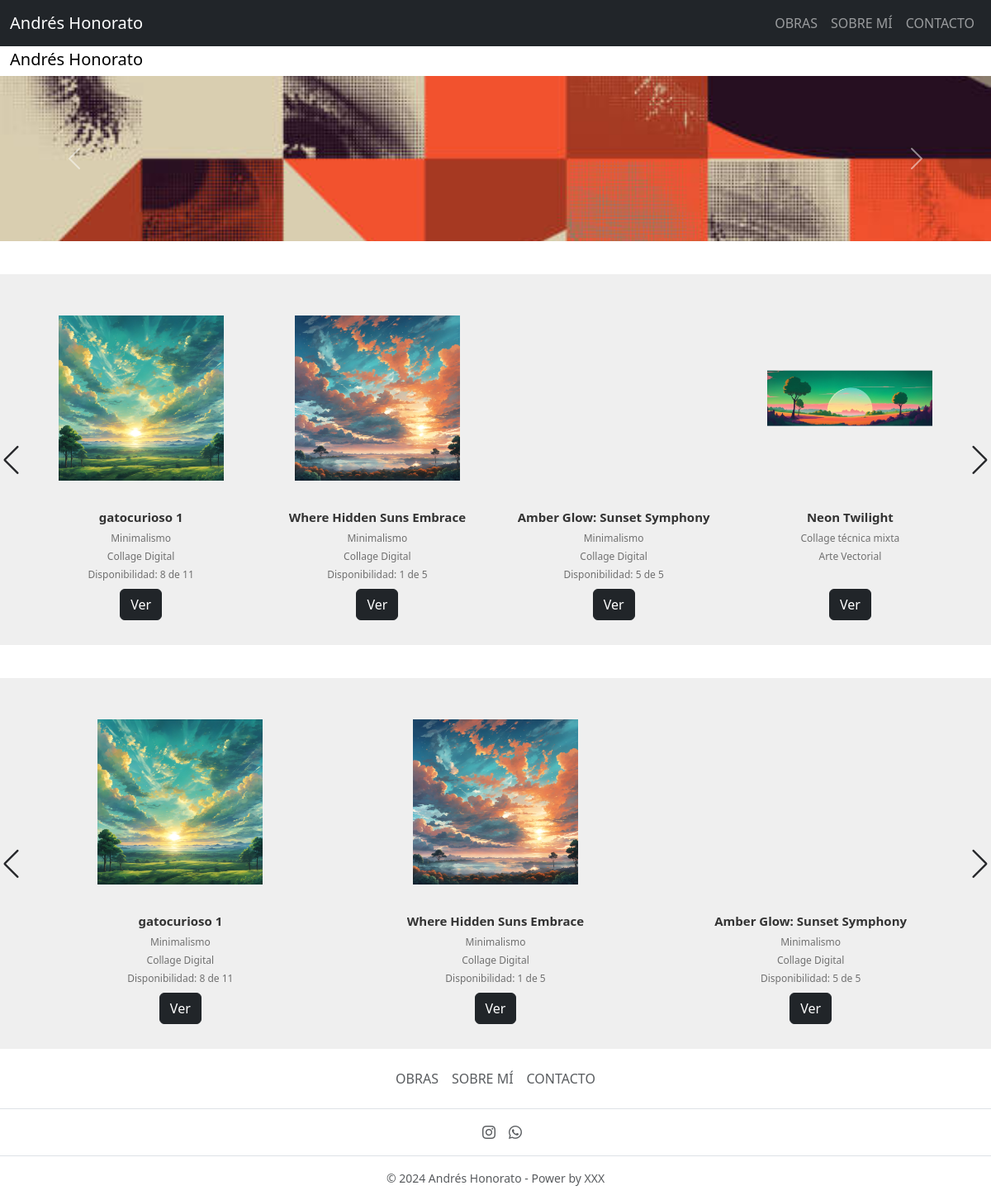
The app's page /, older data.
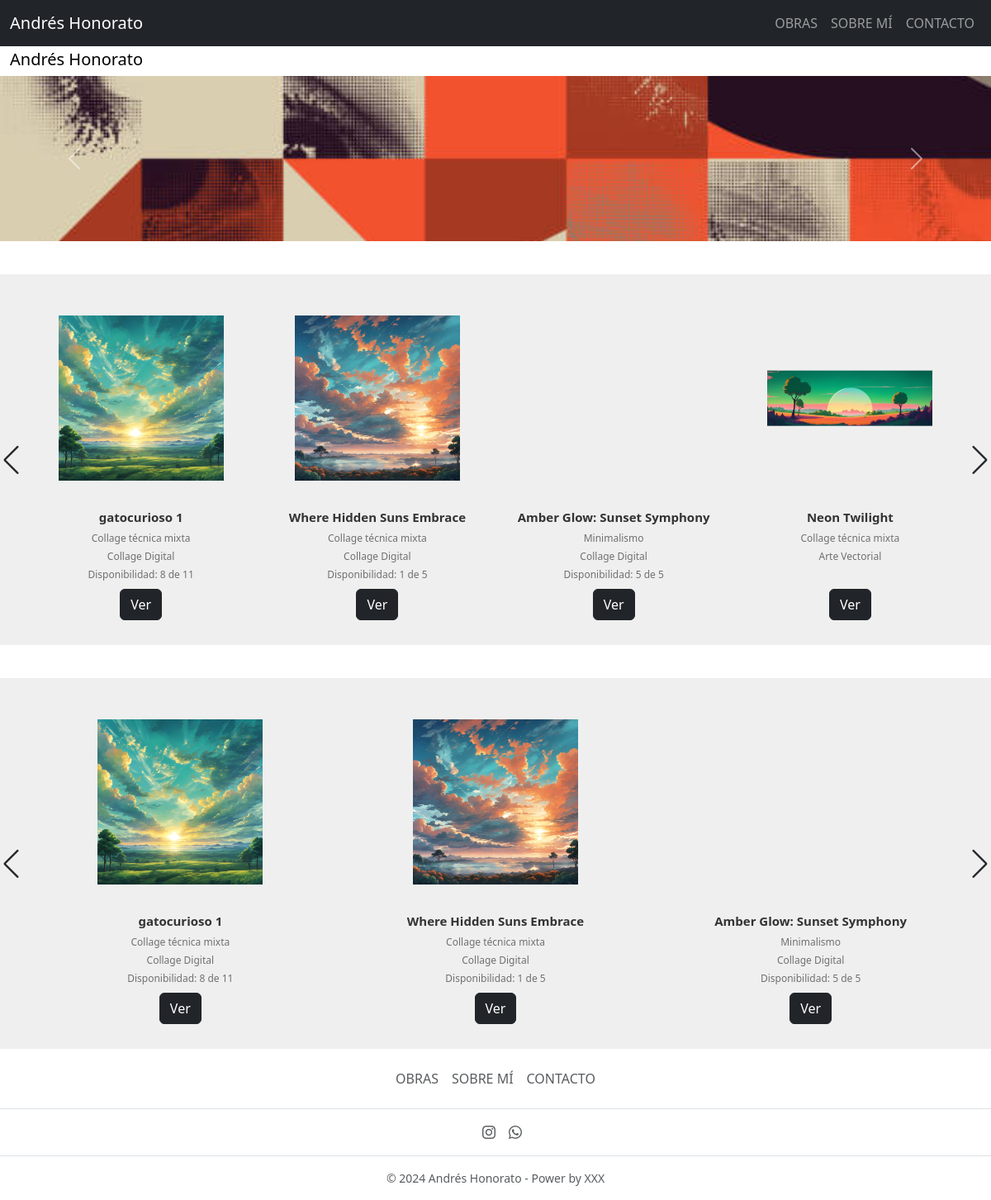
The same page, newer data.
### home/models.py (models this page shows, shortened)
class Cuadro(models.Model):
    nombre = models.CharField(max_length=200)
    autor = models.CharField(default="Andrés Honorato", max_length=200)
    coleccion = models.ForeignKey(
        Coleccion, on_delete=models.CASCADE, related_name='coleccionX', blank=True, null=True)
    tecnica = models.ForeignKey(
        Tecnica, on_delete=models.CASCADE, related_name='tecnicaX', blank=True, null=True)
    descripcion = models.TextField(blank=True)
    fecha = models.DateField()
    colores = models.CharField(max_length=200, blank=True)
    cantidad_inicial = models.PositiveIntegerField(blank=True, null=True)
    cantidad_vendida = models.PositiveIntegerField(blank=True, null=True)
    marco_sin = models.CharField(max_length=100, blank=True)
    marco_con = models.CharField(max_length=100, blank=True)
    precio_sin = models.PositiveIntegerField(blank=True, null=True)
    precio_con = models.PositiveIntegerField(blank=True, null=True)
    descuento = models.PositiveIntegerField(blank=True, null=True)
    envio1 = models.PositiveIntegerField(blank=True, null=True)
    envio2 = models.PositiveIntegerField(blank=True, null=True)
    imagen1 = models.ImageField(upload_to='cuadros', validators=[
                                FileExtensionValidator(['png', 'jpg', 'jpeg'])])
    imagen2 = models.ImageField(upload_to='cuadros', validators=[
                                FileExtensionValidator(['png', 'jpg', 'jpeg'])], blank=True)
    imagen3 = models.ImageField(upload_to='cuadros', validators=[
                                FileExtensionValidator(['png', 'jpg', 'jpeg'])], blank=True)
    imagen4 = models.ImageField(upload_to='cuadros', validators=[
                                FileExtensionValidator(['png', 'jpg', 'jpeg'])], blank=True)
    imagen5 = models.ImageField(upload_to='cuadros', validators=[
                                FileExtensionValidator(['png', 'jpg', 'jpeg'])], blank=True)
    imagen6 = models.ImageField(upload_to='cuadros', validators=[
                                FileExtensionValidator(['png', 'jpg', 'jpeg'])], blank=True)
    imagen7 = models.ImageField(upload_to='cuadros', validators=[
                                FileExtensionValidator(['png', 'jpg', 'jpeg'])], blank=True)
    imagen8 = models.ImageField(upload_to='cuadros', validators=[
                                FileExtensionValidator(['png', 'jpg', 'jpeg'])], blank=True)
    imagen9 = models.ImageField(upload_to='cuadros', validators=[
                                FileExtensionValidator(['png', 'jpg', 'jpeg'])], blank=True)
    creado = models.DateTimeField(auto_now_add=True)
    actulizado = models.DateTimeField(auto_now=True)
    def cuadros_disponibles(self):
        if self.cantidad_inicial:
            cuadros_disponibles = self.cantidad_inicial - self.cantidad_vendida
            return cuadros_disponibles

class Coleccion(models.Model):
    nombre = models.CharField(max_length=200)
    descripcion = models.TextField(blank=True)
    fecha = models.DateField()
    creado = models.DateTimeField(auto_now_add=True)
    actulizado = models.DateTimeField(auto_now=True)
    def __str__(self):
        return f"{self.nombre}"

class Tecnica(models.Model):
    nombre = models.CharField(max_length=200)
    descripcion = models.TextField(blank=True)
    fecha = models.DateField()
    creado = models.DateTimeField(auto_now_add=True)
    actulizado = models.DateTimeField(auto_now=True)
    def __str__(self):
        return f"{self.nombre}"

### home/views.py (the view)
# urls.py: path('', home_view, name='home-view'),
def home_view(request):
    cuadros = Cuadro.objects.all()
    lista_cuadros = []
    for x in cuadros:
        lista_cuadros.append(x)
    lista_cuadros.reverse()
    colecciones = Coleccion.objects.prefetch_related('coleccionX').all()
    tecnicas = Tecnica.objects.prefetch_related('tecnicaX').all()
    context = {
        'colecciones': colecciones,
        'tecnicas': tecnicas,
        'lista_cuadros': lista_cuadros,
    }
    return render(request, 'home/home.html', context)

### home/templates/home/home.html (shortened to what this page needs)
{% extends 'base.html' %}
{% load static %}
{% block content %}
<nav class="navbar navbar-expand-lg bg-body pb-0 pt-1">
  <div class="container-fluid">
    <a class="navbar-brand" href="#top"></i>
      Andrés Honorato</a>
  </div>
</nav>
<div id="carouselExampleAutoplaying" class="carousel slide" data-bs-ride="carousel">
  <div class="carousel-inner">
    <div class="carousel-item active" data-bs-interval="4000">
      <img src="{% static 'ejemplos/e3.jpg' %}" alt="...">
    </div>
  </div>
  <button class="carousel-control-prev" type="button" data-bs-target="#carouselExampleAutoplaying" data-bs-slide="prev">
    <span class="carousel-control-prev-icon" aria-hidden="true"></span>
  </button>
  <button class="carousel-control-next" type="button" data-bs-target="#carouselExampleAutoplaying" data-bs-slide="next">
    <span class="carousel-control-next-icon" aria-hidden="true"></span>
  </button>
</div>
<nav class="navbar navbar-expand-lg bg-body py-0">
  <div class="container-fluid">
    <a class="navbar-brand mx-auto">&nbsp</a>
  </div>
</nav>
<div class="slider-containerSW swiper carru slider" id="slider01">
  <div class="slider-content">
    <div class="cardSW-wrapper swiper-wrapper">
      {% for cuadro in lista_cuadros|slice:":12" %}
      <div class="cardSW swiper-slide">
        <div class="image-content">
          <div class="cardSW-image">
            <a href="{% url 'home:cuadro-view' cuadro.id %}">
              <img src="{{ cuadro.imagen1.url }}" alt=""  />
            </a>
          </div>
        </div>
        <div class="cardSW-content">
          <h3 class="nameSW text-lg">{{ cuadro.nombre }}</h3>
          <p class="descriptionSW mb-1">{{ cuadro.coleccion }}</p>
          <p class="descriptionSW mb-1">{{ cuadro.tecnica }}</p>
          {% if cuadro.cuadros_disponibles %}
          <p class="descriptionSW mb-2">
            Disponibilidad: {{ cuadro.cuadros_disponibles }} de {{ cuadro.cantidad_inicial }}
          </p>
          {% else %}
          <p class="descriptionSW mb-2">&nbsp;</p>
          {% endif %}
          <a href="{% url 'home:galerias-view' %}?galeria={{ cuadro.coleccion }}&c_id={{ cuadro.id }}#{{cuadro.id}}"
            class="btn btn-dark">Ver</a>
        </div>
      </div>
      {% endfor %}
    </div>
  </div>
  <div class="swiper-button-next swiper-navBtn"></div>
  <div class="swiper-button-prev swiper-navBtn"></div>
</div>
<nav class="navbar navbar-expand-lg bg-body py-0">
  <div class="container-fluid">
    <a class="navbar-brand mx-auto">&nbsp</a>
  </div>
</nav>
<div class="slider-containerSW swiper carru slider" id="slider02">
  <div class="slider-content2">
    <div class="cardSW-wrapper swiper-wrapper">
      {% for cuadro in lista_cuadros %}
      {% if cuadro.tecnica.nombre == 'Collage Digital' %}
      <div class="cardSW swiper-slide">
        <div class="image-content">
          <div class="cardSW-image">
            <a href="{% url 'home:galerias-view' %}?galeria={{ cuadro.tecnica }}&c_id={{ cuadro.id }}#{{cuadro.id}}">
              <img src="{{ cuadro.imagen1.url }}" alt=""  />
            </a>
          </div>
        </div>
        <div class="cardSW-content">
          <h3 class="nameSW text-lg">{{cuadro.nombre}}</h3>
          <p class="descriptionSW mb-1">
            {{cuadro.coleccion}}
          </p>
          <p class="descriptionSW mb-1">
            {{cuadro.tecnica}}
          </p>
          {% if cuadro.cuadros_disponibles %}
          <p class="descriptionSW mb-2">
            Disponibilidad: {{cuadro.cuadros_disponibles}} de {{cuadro.cantidad_inicial}}
          </p>
          {% else %}
          <p class="descriptionSW mb-2">
            &nbsp;
          </p>
          {% endif %}
          <a href="{% url 'home:galerias-view' %}?galeria={{ cuadro.coleccion }}&c_id={{ cuadro.id }}#{{cuadro.id}}"
            class="btn btn-dark">Ver</a>
        </div>
      </div>
      {% endif %}
      {% endfor %}
    </div>
  </div>
  <div class="swiper-button-next swiper-navBtn"></div>
  <div class="swiper-button-prev swiper-navBtn"></div>
</div>
{% endblock content %}

### templates/base.html (shortened to what this page needs)
{% load static %}
<!doctype html>
<html lang="en">
<head>
  <link href="https://cdn.jsdelivr.net/npm/bootstrap@5.3.2/dist/css/bootstrap.min.css" rel="stylesheet"
>
  <link rel="stylesheet" href="https://cdn.jsdelivr.net/npm/bootstrap-icons@1.11.1/font/bootstrap-icons.css">
  <link rel="stylesheet" href="{% static 'style.css' %}">
  <link rel="stylesheet" href="{% static 'carousel_swiperJS/swiper-bundle.min.css' %}" />
  <link rel="stylesheet" href="{% static 'carousel_swiperJS/styles-swiper.css' %}" />
</head>
<body>
  {% include 'navbar.html' %}
  <div class="container-fluid text-dark px-0">
    {% block content %}
    {% endblock content %}
  </div>
  <footer class="py-3 my-0 bg-body mt-auto">
    <ul class="nav justify-content-center border-bottom pb-3 mb-3">
      <li class="nav-item"><a href="{% url 'home:obras-view' %}" class="nav-link px-2 text-muted">OBRAS</a></li>
      <li class="nav-item"><a href="{% url 'home:sobre_mi-view' %}" class="nav-link px-2 text-muted">SOBRE MÍ</a></li>
      <li class="nav-item"><a href="{% url 'home:contacto-view' %}" class="nav-link px-2 text-muted">CONTACTO</a></li>
    </ul>
    <ul class="nav justify-content-center border-bottom pb-3 mb-3">
      <li class="ms-3"><a class="text-muted" href="https://www.instagram.com/andreshonoratoarte"><i
            class="bi bi-instagram"></i></a></li>
      <li class="ms-3"><a class="text-muted" href="https://wa.me/56984187288" target="_blank"><i
            class="bi bi-whatsapp"></i></a></li>
    </ul>
    <div class="container text-center text-muted" style="font-size: 14px;">© 2024 Andrés Honorato - Power by XXX </div>
  </footer>
</body>
</html>

### templates/navbar.html (shortened to what this page needs)
<nav class="navbar fixed-top navbar-expand-lg bg-dark" data-bs-theme="dark">
  <div class="container-fluid">
    <a class="navbar-brand" id="brand1" href="{% url 'home:home-view' %}"
      data-url-name="{{ request.resolver_match.url_name }}"
      data-galeria="{% if request.resolver_match.url_name == 'galerias-view' %}{{ galeria }}{% endif %}"
      data-cuadro="{% if request.resolver_match.url_name == 'cuadro-view' %}{{ cuadro.nombre }}{% endif %}">
      Andrés Honorato
    </a>
    <div class="collapse navbar-collapse" id="navbarNavDropdown">
      <ul class="navbar-nav ms-auto">
        <li class="nav-item">
          <a class="nav-link {% if request.resolver_match.url_name == 'obras-view' %} active {% endif %}"
            href="{% url 'home:obras-view' %}">OBRAS</a>
        </li>
        <li class="nav-item">
          <a class="nav-link {% if request.resolver_match.url_name == 'sobre_mi-view' %} active {% endif %}"
            href="{% url 'home:sobre_mi-view' %}">SOBRE MÍ</a>
        </li>
        <li class="nav-item">
          <a class="nav-link {% if request.resolver_match.url_name == 'contacto-view' %} active {% endif %}"
            href="{% url 'home:contacto-view' %}">CONTACTO</a>
        </li>
      </ul>
    </div>
  </div>
</nav>
<br>
<br>

### static/style.css (style rules this page uses)
html body { background-color: #efefef; }
.carousel-item img { height: 200px; width: 100%; object-fit: cover; }

Row changes from the older to the newer data that the page shows:
changed Cuadro "gatocurioso 1": coleccion "Minimalismo" → "Collage técnica mixta"
changed Cuadro "Where Hidden Suns Embrace": coleccion "Minimalismo" → "Collage técnica mixta"
